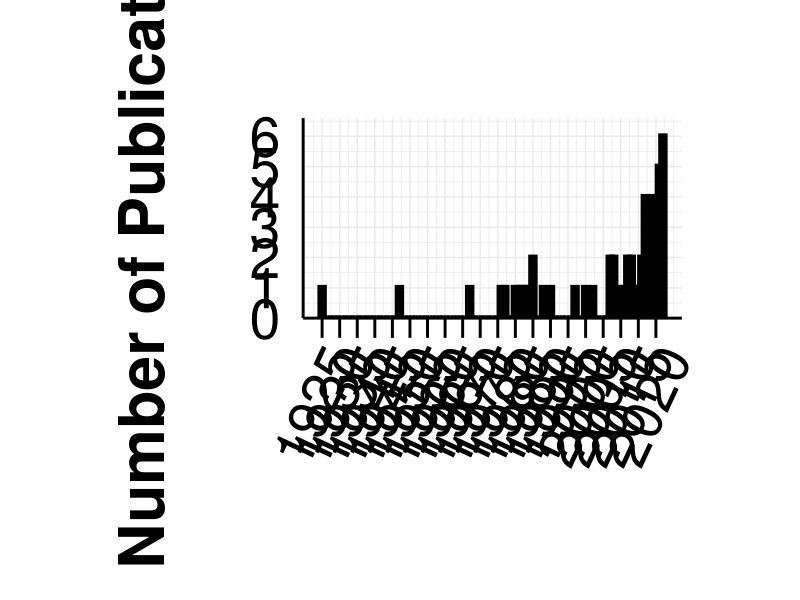
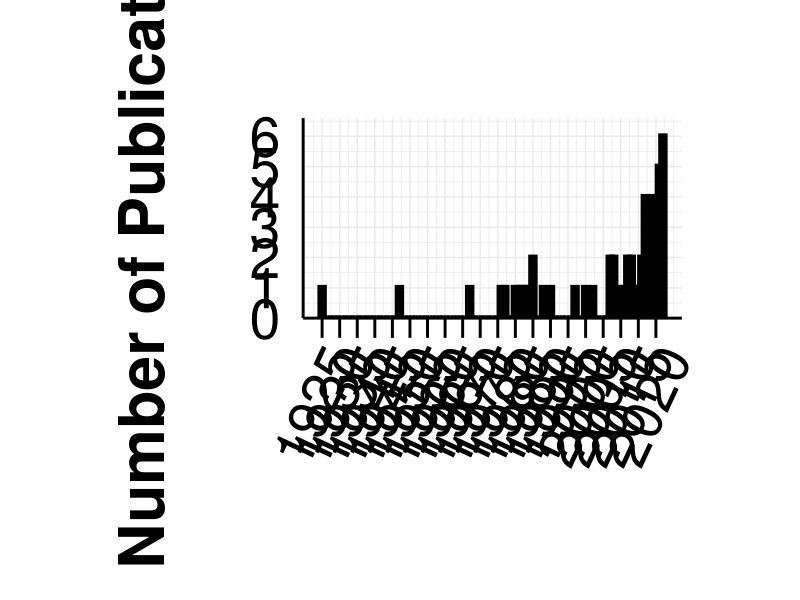
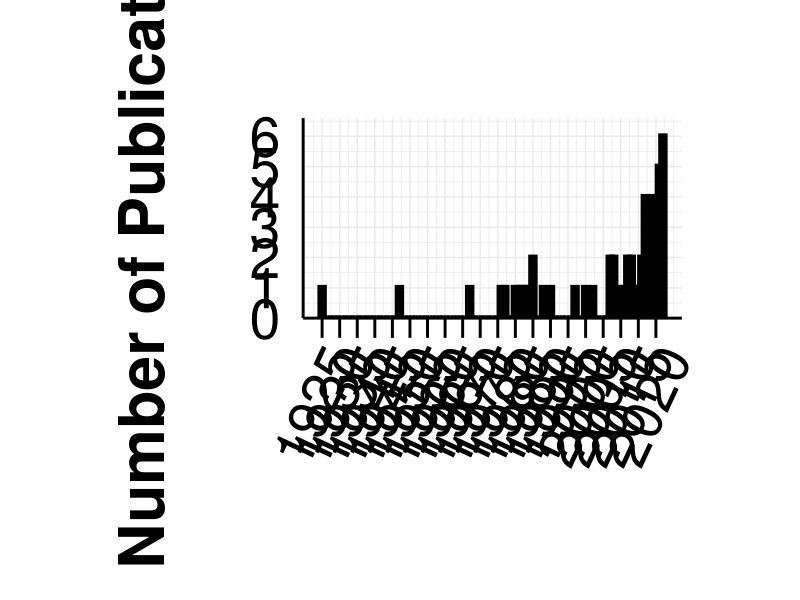

Here is the R script that generated these plots, in order:
## ---- chunk 1
knitr::opts_chunk$set(echo = TRUE)

library(tidyverse)
## ---- chunk 2
test <- read.csv("data/LiteratureByYear.csv")

lit_by_year <- ggplot(test, aes(y = PublicationNo., x = Year)) +
  geom_bar(stat = "identity", position = "dodge", fill = "gray", color = "black", width = 1, size = 2) +
  theme_minimal() +
  ylab("Number of Publications\n") +
  scale_y_continuous(expand = expansion(mult = c(0, 0.1)), limits = c(0, 6), breaks = seq(0,6,1)) +
  scale_x_continuous(breaks = seq(1925,2022,5)) +
  theme(axis.text.x = element_text(angle = 65,
                                   #vjust = 0.5,
                                   hjust= 1,
                                   size=40,
                                   colour = "black"),
        axis.title.x = element_text(size = 0),
        axis.text.y = element_text(size = 40, colour = "black"),
        axis.title.y = element_text(size = 45, face = "bold"),
        axis.line = element_line(colour = 'black', size = 1),
        axis.ticks.x = element_line(size = 1, color = "black"),
        axis.ticks.length = unit(0.5, "cm"),
        #plot.title = element_text(size = 100, hjust = 0.5),
        plot.margin = margin(3,3,3,3, "cm"))
lit_by_year

ggsave("output/Literature_By_Year.pdf", lit_by_year, width = 40, height = 15, units = c("in"))
ggsave("output/Literature_By_Year.png", lit_by_year, width = 40, height = 15, units = c("in")) ## gives an error when this tries to save as png: "Error in grid.Call(C_textBounds, as.graphicsAnnot(x$label), x$x, x$y, : polygon edge not found
